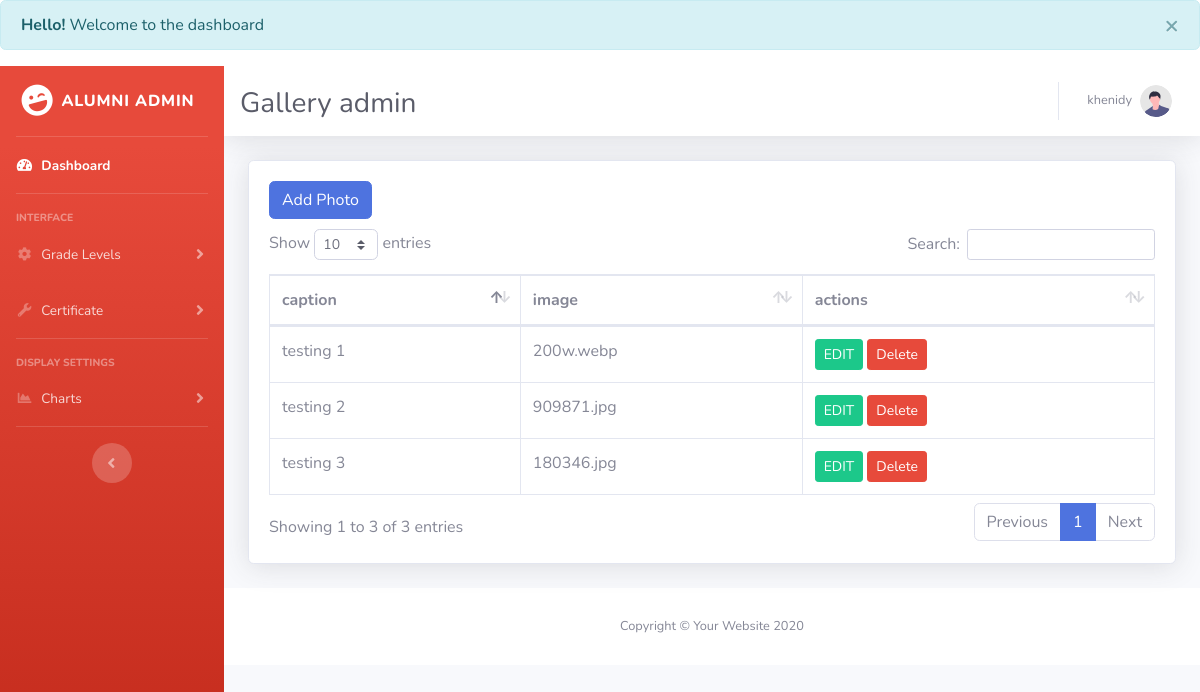
Page /board/gallery.php (signed in) on the committed database.
### tables this page shows
CREATE TABLE `gallery` (
  `id` int(225) NOT NULL,
  `caption` varchar(225) NOT NULL,
  `image` varchar(225) NOT NULL
);

### board/gallery.php (the view, shortened to what this page needs)
<!DOCTYPE html>
<html lang="en">
<link rel="stylesheet" href="https://cdn.jsdelivr.net/npm/bootstrap@4.0.0/dist/css/bootstrap.min.css">
<head>
    <?php
    include('message.php');
    ?>
    <link href="vendor/fontawesome-free/css/all.min.css" rel="stylesheet" type="text/css">
    <link href="css/sb-admin-2.min.css" rel="stylesheet">
    <link href="vendor/datatables/dataTables.bootstrap4.min.css" rel="stylesheet">
</head>
<body id="page-top">
    <div id="wrapper">
        <ul class="navbar-nav bg-gradient-danger sidebar sidebar-dark accordion" id="accordionSidebar">
            <a class="sidebar-brand d-flex align-items-center justify-content-center" href="index.html">
                <div class="sidebar-brand-icon rotate-n-15">
                    <i class="fas fa-laugh-wink"></i>
                </div>
                <div class="sidebar-brand-text mx-2"> Alumni Admin</div>
            </a>
            <hr class="sidebar-divider my-0">
            <li class="nav-item active">
                <a class="nav-link" href="index.php">
                    <i class="fas fa-fw fa-tachometer-alt"></i>
                    <span>Dashboard</span></a>
            </li>
            <hr class="sidebar-divider">
            <div class="sidebar-heading">
                Interface
            </div>
            <li class="nav-item">
                <a class="nav-link collapsed" href="#" data-toggle="collapse" data-target="#collapseTwo"
                    aria-expanded="true" aria-controls="collapseTwo">
                    <i class="fas fa-fw fa-cog"></i>
                    <span>Grade Levels</span>
                </a>
            </li>
            <li class="nav-item">
                <a class="nav-link collapsed" href="#" data-toggle="collapse" data-target="#collapseUtilities"
                    aria-expanded="true" aria-controls="collapseUtilities">
                    <i class="fas fa-fw fa-wrench"></i>
                    <span>Certificate</span>
                </a>
            </li>
            <hr class="sidebar-divider">
            <div class="sidebar-heading">
                Display settings
            </div>
            <li class="nav-item">
                <a class="nav-link collapsed" href="#" data-toggle="collapse" data-target="#collapsechart"
                    aria-expanded="true" aria-controls="collapsechart">
                    <i class="fas fa-fw fa-chart-area"></i>
                    <span>Charts</span>
                </a>
            </li>
          <hr class="sidebar-divider d-none d-md-block">
<div class="text-center d-none d-md-inline">
    <button class="rounded-circle border-0" id="sidebarToggle"></button>
</div>
</ul>
        <div id="content-wrapper" class="d-flex flex-column">
            <div id="content">
                <nav class="navbar navbar-expand navbar-light bg-white topbar mb-4 static-top shadow">
                      <div class="d-sm-flex align-items-center justify-content-between mb-4" style = "padding-top: 30px;">
                        <h1 class="h3 mb-0 text-gray-800">Gallery admin</h1>
                    </div>
                    <ul class="navbar-nav ml-auto">
                        <?php if(isset($_SESSION['auth_user'])) : ?>
                        <li class="nav-item dropdown no-arrow">
                            <a class="nav-link dropdown-toggle" href="#" id="userDropdown" role="button"
                                data-toggle="dropdown" aria-haspopup="true" aria-expanded="false">
                                <span class="mr-2 d-none d-lg-inline text-gray-600 small"><?= $_SESSION['auth_user']['user_name']?></span>
                                <img class="img-profile rounded-circle"
                                    src="img/undraw_profile.svg">
                            </a>
                        </li>
                        <?php endif; ?>
                    </ul>
                </nav>
                <div class="container-fluid">
                    <div class="card shadow mb-4">
                        <div class="card-body">
                            <div class="table-responsive">
                                <table class="table table-bordered" id="dataTable" width="100%" cellspacing="0">
                                <thead>
                  <tr>
                  <th>caption</th>
                  <th>image</th>
                  <th>actions</th>
                   </tr>
                   </thead>
                <tbody>
                <button type="button" class="btn btn-primary" data-toggle="modal" data-target="#exampleModal">
  Add Photo
</button>
<div style="padding-top: 10px;">
</div>
</div>
      <?php
$servername = "localhost";
$username = "root";
$password = "";
$dbname = "alumni";
$conn = mysqli_connect($servername, $username, $password, $dbname);
					$sql = "SELECT * FROM gallery WHERE id = id";
                    $result = $conn->query($sql);
          while($row= $result->fetch_assoc()){
            echo "
                    <tr>
                      <td>  $row[caption]  </td>
                      <td>  $row[image]  </td>
                      <td>
                      <div>
                       <button type='button' class='btn btn-success btn-sm editbtn' data-toggle='modal'
                         data-target='#exampleModalCenter' data-id=' $row[id]' data-caption=' $row[caption] '
                         data-image=' $row[image] '>
                         EDIT
                       </button>
                       <form action='image_create.php' method='POST' class = 'd-inline'>
                       <button type='submit' name='delete_btn' value='$row[id]' class='btn btn-danger btn-sm'>Delete</button>
                       </form>
                        </tr>
                    ";
          }
          ?>
                            </div>
                        </div>
                    </div>
                </div>
            <footer class="sticky-footer bg-white">
                <div class="container my-auto">
                    <div class="copyright text-center my-auto">
                        <span>Copyright &copy; Your Website 2020</span>
                    </div>
                </div>
            </footer>
        </div>
    </div>
</body>
</html>

### rows in the picture
gallery: caption "testing 1", image "200w.webp", $row[id] 54 (drawn)
gallery: caption "testing 2", image "909871.jpg", $row[id] 55 (drawn)
gallery: caption "testing 3", image "180346.jpg", $row[id] 56 (drawn)

### other values in the picture
$_SESSION['message'] "Welcome to the dashboard"
$_SESSION['auth_user']['user_name'] "khenidy"
